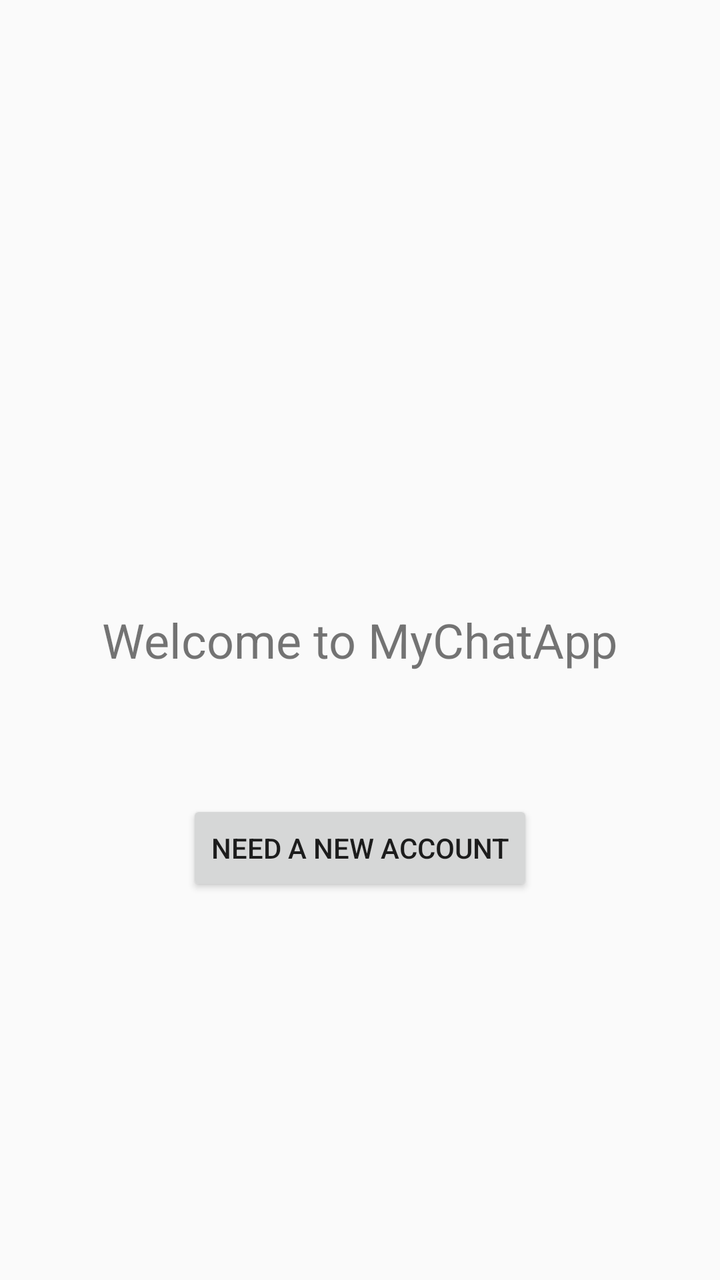
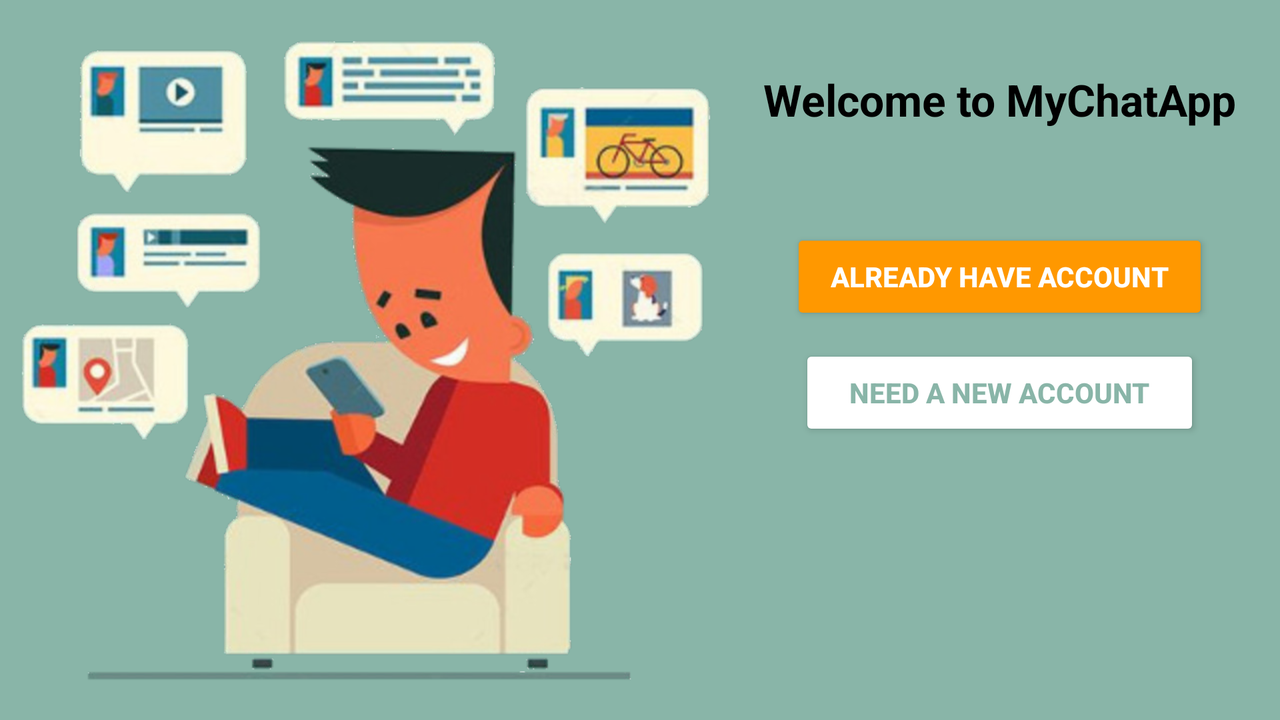

Two renders of one Android screen. The first uses the default layout on a phone; the second uses the alternative layout the repository ships for a different screen configuration, on a matching device. The two XML files are below.
<!-- AndroidManifest.xml: application theme AppTheme -->
<!-- res/layout/activity_start.xml -->
<?xml version="1.0" encoding="utf-8"?>
<RelativeLayout xmlns:android="http://schemas.android.com/apk/res/android"
    xmlns:app="http://schemas.android.com/apk/res-auto"
    xmlns:tools="http://schemas.android.com/tools"
    android:layout_width="match_parent"
    android:layout_height="match_parent"
    tools:context=".HomeActivity">

    <TextView
        android:id="@+id/textView"
        android:layout_width="wrap_content"
        android:layout_height="wrap_content"
        android:layout_centerInParent="true"
        android:text="@string/welcome_to_mychatapp"
        android:textSize="24sp" />

    <Button
        android:id="@+id/start_reg_btn"
        android:layout_width="wrap_content"
        android:layout_height="wrap_content"
        android:layout_alignParentBottom="true"
        android:layout_centerHorizontal="true"
        android:layout_marginBottom="192dp"
        android:text="@string/need_a_new_account" />
</RelativeLayout>
<!-- resources referenced by this layout -->
<resources>
  <string name="need_a_new_account">need a new account</string>
  <string name="welcome_to_mychatapp">Welcome to MyChatApp</string>
  <style name="AppTheme" parent="Theme.AppCompat.Light.NoActionBar">
          
          <item name="colorPrimary">@color/colorPrimary</item>
          <item name="colorPrimaryDark">@color/colorPrimaryDark</item>
          <item name="colorAccent">@color/colorAccent</item>
          
      </style>
  <color name="colorPrimary">#89b5a8</color>
  <color name="colorPrimaryDark">#5b8579</color>
  <color name="colorAccent">#ff9800</color>
</resources>
<!-- res/layout-land/activity_start.xml (the repository's variant of the layout above) -->
<!-- drawn on the phone turned sideways -->
<?xml version="1.0" encoding="utf-8"?>
<LinearLayout
    xmlns:android="http://schemas.android.com/apk/res/android"
    android:layout_width="match_parent"
    android:layout_height="match_parent"
    android:background="@color/colorPrimary"
    android:orientation="horizontal">

    <ImageView
        android:layout_width="wrap_content"
        android:layout_height="match_parent"
        android:contentDescription="@string/mychatapp_logo"
        android:scaleType="fitCenter"
        android:src="@drawable/mychatapp" />

    <LinearLayout
        android:layout_width="match_parent"
        android:layout_height="match_parent"
        android:orientation="vertical">

        <TextView
            android:id="@+id/textView"
            android:layout_width="wrap_content"
            android:layout_height="wrap_content"
            android:layout_gravity="center_horizontal"
            android:layout_marginBottom="@dimen/start_welcome_txt_margin_bottom"
            android:layout_marginTop="@dimen/start_logo_margin_top"
            android:text="@string/welcome_to_mychatapp"
            android:textAlignment="gravity"
            android:textColor="@android:color/black"
            android:textSize="@dimen/start_welcome_txt_textSize"
            android:textStyle="bold" />

        <Button
            android:id="@+id/start_login_btn"
            android:layout_width="wrap_content"
            android:layout_height="wrap_content"
            android:layout_gravity="center_horizontal"

            android:layout_marginBottom="@dimen/start_login_btn_margin_bottom"
            android:backgroundTint="@color/colorAccent"
            android:paddingEnd="@dimen/start_login_btn_padding_right"
            android:paddingStart="@dimen/start_login_btn_padding_left"
            android:text="@string/already_have_account"
            android:textColor="@android:color/white"
            android:textStyle="bold" />

        <Button
            android:id="@+id/start_reg_btn"
            android:layout_width="wrap_content"
            android:layout_height="wrap_content"
            android:layout_gravity="center_horizontal"

            android:layout_marginBottom="@dimen/start_reg_btn_margin_bottom"
            android:backgroundTint="@android:color/white"
            android:paddingEnd="@dimen/start_reg_btn_padding_right"
            android:paddingStart="@dimen/start_reg_btn_padding_left"
            android:text="@string/need_a_new_account"
            android:textColor="@color/colorPrimary"
            android:textStyle="bold" />

    </LinearLayout>

</LinearLayout>
<!-- resources referenced by the variant -->
<!-- as the phone turned sideways resolves them -->
<resources>
  <color name="colorAccent">#ff9800</color>
  <color name="colorPrimary">#89b5a8</color>
  <dimen name="start_login_btn_margin_bottom">10dp</dimen>
  <dimen name="start_login_btn_padding_left">20dp</dimen>
  <dimen name="start_login_btn_padding_right">20dp</dimen>
  <dimen name="start_logo_margin_top">35dp</dimen>
  <dimen name="start_reg_btn_margin_bottom">50dp</dimen>
  <dimen name="start_reg_btn_padding_left">25dp</dimen>
  <dimen name="start_reg_btn_padding_right">25dp</dimen>
  <dimen name="start_welcome_txt_margin_bottom">50dp</dimen>
  <dimen name="start_welcome_txt_textSize">22sp</dimen>
  <!-- drawable mychatapp: png bitmap (drawable-hdpi, 297808 bytes) -->
  <string name="already_have_account">already have account</string>
  <string name="mychatapp_logo">MyChatApp Logo</string>
  <string name="need_a_new_account">need a new account</string>
  <string name="welcome_to_mychatapp">Welcome to MyChatApp</string>
  <style name="AppTheme" parent="Theme.AppCompat.Light.NoActionBar">
          
          <item name="colorPrimary">@color/colorPrimary</item>
          <item name="colorPrimaryDark">@color/colorPrimaryDark</item>
          <item name="colorAccent">@color/colorAccent</item>
          
      </style>
  <color name="colorPrimaryDark">#5b8579</color>
</resources>
